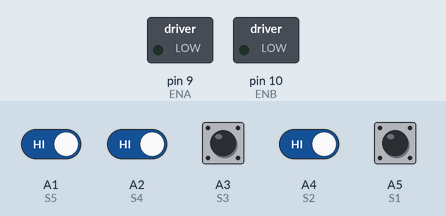
Bench run of a sketch on a simulated Arduino Uno, built with avr-gcc and run on an emulated ATmega328P. Parts: switched loads named in the sketch (green lamp = pin HIGH). The test bench sets the inputs (shaded band); at power-on: A1 (S5), A2 (S4), A3 (S3), A4 (S2), A5 (S1) HIGH.

Above: at 1.2 s.
1.3 s: A1 (S5) driven LOW
At 2.0 s:
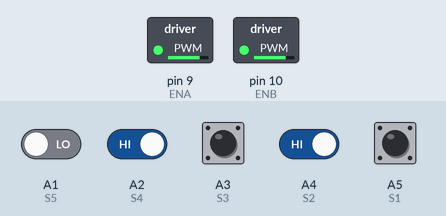
2.8 s: A2 (S4) driven LOW
At 3.1 s:
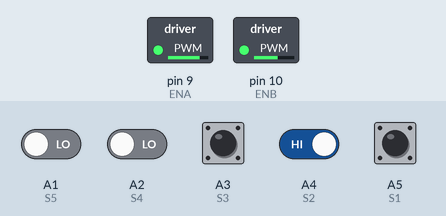
4.3 s: A2 (S4) driven HIGH
At 5.5 s:
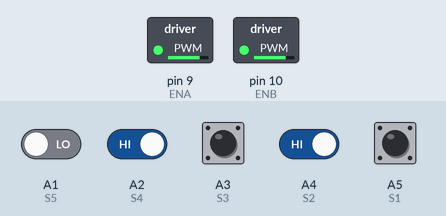
5.8 s: A4 (S2) driven LOW
At 6.6 s:
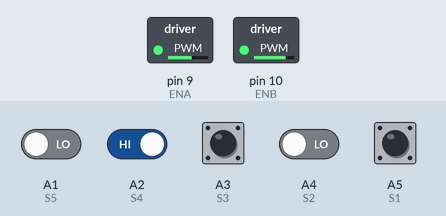
7.3 s: A4 (S2) driven HIGH
At 7.7 s:
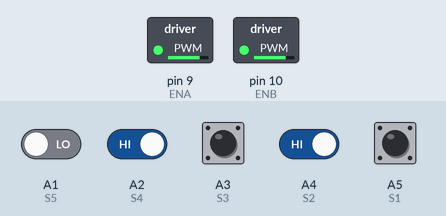
Timing chart, 0 to 9.8 s (numbered marks = the images above; inputs shaded):
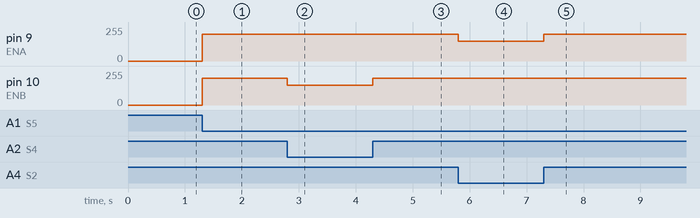

Measured:
- after the input at 1.3 s, pin 9 (ENA), pin 10 (ENB): 0/255 → 200/255 at once
- after the input at 2.8 s, pin 10 (ENB): 200/255 → 150/255 at once
- after the input at 4.3 s, pin 10 (ENB): 150/255 → 200/255 at once
- after the input at 5.8 s, pin 9 (ENA): 200/255 → 150/255 at once
- after the input at 7.3 s, pin 9 (ENA): 150/255 → 200/255 at once

The sketch:

5sensorRobot.ino
```cpp
// 5 sensör ile basit çizgi izleyen robot kodu.
// Made by Emir Bilal Nayman

// Sensör Pinleri
#define S1 A5
#define S2 A4
#define S3 A3
#define S4 A2
#define S5 A1

//Motor Pinleri
#define ENB 10
#define ENA 9
#define N1 4
#define N2 5
#define N3 2
#define N4 3

void setup() {
}

void loop() {
  // Sensörden aldığımız verileri değişkenlere kaydediyoruz.
  int s1 = digitalRead(S1);
  int s2 = digitalRead(S2);
  int s3 = digitalRead(S3);
  int s4 = digitalRead(S4);
  int s5 = digitalRead(S5);

  if(s3 == 0){ // Ortadaki sensörümüz çizgiyi görürse iki motoru eş kuvvet ve yön ile çalıştırıyoruz.
    digitalWrite(N1, HIGH);
    digitalWrite(N2, LOW);
    digitalWrite(N3, HIGH);
    digitalWrite(N4, LOW);

    analogWrite(ENA, 200); // Hız değeri.
    analogWrite(ENB, 200); // Hız değeri.
  }
  else if(s4 == 0){ // Yakın-Sağ sensörümüz çizgiyi görürse sağ motoru düşük kuvvet ile çalıştırarak aracın sağa dönmesini sağlıyoruz.
    digitalWrite(N1, HIGH);
    digitalWrite(N2, LOW);
    digitalWrite(N3, HIGH);
    digitalWrite(N4, LOW);

    analogWrite(ENA, 200); // Hız değeri.
    analogWrite(ENB, 150); // Hız değeri, diğer motordan düşük olmalı.
  }
  else if(s2 == 0){ // Yakın-Sol sensörümüz çizgiyi görürse sol motoru düşük kuvvet ile çalıştırarak aracın sola dönmesini sağlıyoruz.
    digitalWrite(N1, HIGH);
    digitalWrite(N2, LOW);
    digitalWrite(N3, HIGH);
    digitalWrite(N4, LOW);

    analogWrite(ENA, 150); // Hız değeri, diğer motordan düşük olmalı.
    analogWrite(ENB, 200); // Hız değeri.
  }
  else if(s5 == 0){ // Uzak-Sağ sensörümüz çizgiyi görürse motorları ters yönde çalıştırarak aracın sağa keskin dönüş yapmasını sağlıyoruz.
    digitalWrite(N1, LOW);
    digitalWrite(N2, HIGH);
    digitalWrite(N3, HIGH);
    digitalWrite(N4, LOW);

    analogWrite(ENA, 200); //Hız değeri.
    analogWrite(ENB, 200); //Hız değeri.
  }
  else if(s1 == 0){ // Uzak-Sol sensörümüz çizgiyi görürse motorları ters yönde çalıştırarak aracın sola keskin dönüş yapmasını sağlıyoruz.
    digitalWrite(N1, HIGH);
    digitalWrite(N2, LOW);
    digitalWrite(N3, LOW);
    digitalWrite(N4, HIGH);

    analogWrite(ENA, 200); //Hız değeri.
    analogWrite(ENB, 200); //Hız değeri.
  }

}
```
